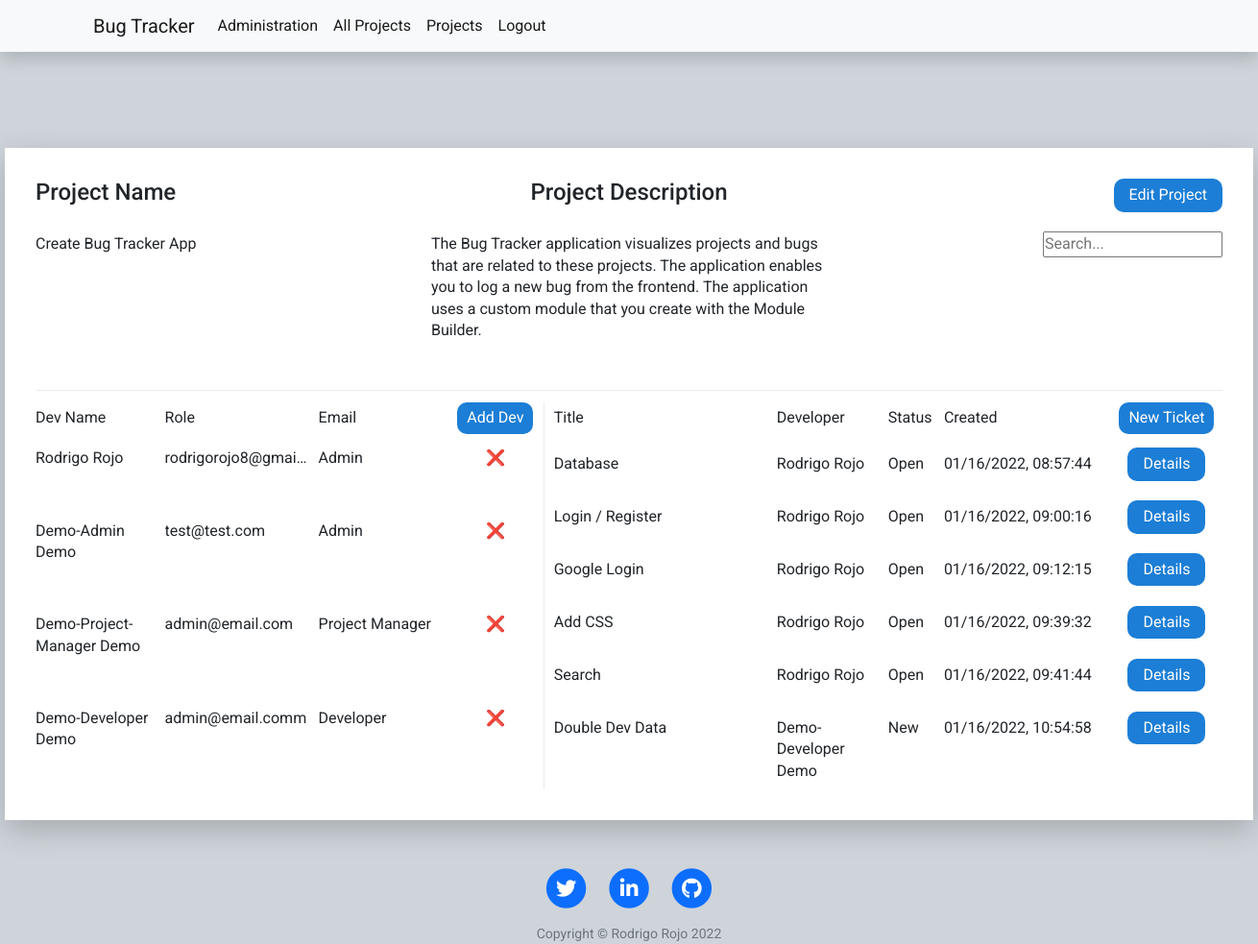
Screenshot of /project/1 (signed in) with the database file from the repository.
### tables this page shows
CREATE TABLE project(id integer PRIMARY KEY,name VARCHAR(100),description VARCHAR(250),author VARCHAR(100));

CREATE TABLE "ticket" (
	"id"	integer,
	"title"	VARCHAR(100),
	"description"	VARCHAR(250),
	"developer"	VARCHAR(100),
	"created"	VARCHAR(100),
	"author"	VARCHAR(100),
	"ticket_priority"	VARCHAR(50),
	"ticket_status"	VARCHAR(50),
	"ticket_type"	VARCHAR(50),
	"updated"	VARCHAR(100),
	"project_id"	 NOT NULL,
	"user_id"	 NOT NULL,
	PRIMARY KEY("id"),
	CONSTRAINT "FK_project" FOREIGN KEY("project_id") REFERENCES "project"("id"),
	FOREIGN KEY("user_id") REFERENCES "user"("id")
);

### main.py (models this page shows)
class User(UserMixin, db.Model):
    id = db.Column(db.Integer, primary_key=True)
    email = db.Column(db.String(250), unique=True)
    password = db.Column(db.String(250))
    first_name = db.Column(db.String(50))
    last_name = db.Column(db.String(50))
    role = db.Column(db.String(50))

### main.py (the view)
@app.route("/project/<id>")
@login_required
def project(id):
    database.delete_duplicate_devs_from_projects()
    devs = database.get_project_devs(id)
    project = database.get_project_by_id(id)
    tickets = database.get_tickets_by_project_id(id)
    all_users = database.get_all_users()
    return render_template("project.html",
                           project=project,
                           all_users=all_users,
                           devs=devs,
                           tickets=tickets,
                           year=year)

### database.py (called while the page is built, shortened)
def get_all_users():
    conn = sqlite3.connect(database="bug_tracker.db")
    cur = conn.cursor()
    sql = ''' SELECT id, first_name, last_name, email, role
               FROM user; '''
    cur.execute(sql)
    data = cur.fetchall()
    conn.close()
    return data

def get_project_by_id(id):
    conn = sqlite3.connect(database="bug_tracker.db")
    cur = conn.cursor()
    sql = f''' SELECT * from project
               WHERE id = {id}; '''
    cur.execute(sql)
    data = cur.fetchone()
    conn.close()
    return data

def get_tickets_by_project_id(id):
    conn = sqlite3.connect(database="bug_tracker.db")
    cur = conn.cursor()
    sql = f''' SELECT * FROM ticket
               WHERE project_id = '{id}'; '''
    cur.execute(sql)
    data = cur.fetchall()
    conn.close()
    return data

def get_project_devs(project_id):
    conn = sqlite3.connect(database="bug_tracker.db")
    cur = conn.cursor()
    sql = f''' SELECT DISTINCT user.id, user.first_name, user.last_name, user.role, user.email
               FROM project_dev
               LEFT JOIN user
               ON user.id = project_dev.user_id
               WHERE project_id = {project_id}; '''
    cur.execute(sql)
    data = cur.fetchall()
    conn.close()
    return data

def delete_duplicate_devs_from_projects():
    conn = sqlite3.connect(database="bug_tracker.db")
    cur = conn.cursor()
    sql = f''' SELECT id, user_id, project_id, count(*)
               FROM project_dev
               GROUP by user_id, project_id
               HAVING COUNT(*)>1; '''
    cur.execute(sql)
    data = cur.fetchall()
    conn.close()

### main.py (called while the page is built)
@login_manager.user_loader
def load_user(user_id):
    return User.query.get(user_id)

### templates/project.html (shortened to what this page needs)
{% include "header.html" %}
<div class="main-container grid">
    <div class="project-container grid">
        <div class="project-description grid">
            <h4>Project Name</h4>
            <h4 class="second-item">Project Description</h4>
            {% if current_user.role == "Project Manager" or current_user.role == "Admin" %}
            <button data-toggle="modal" data-target="#edit-project"
                class="add-project-btn editProjectBtn last-item">Edit Project</button>
            {% endif %}
        </div>
        <div class="data grid">
            <p><label class="small-screen-label">Project Name:</label>{{project[1]}}</p>
            <p class="second-item"><label class="small-screen-label">Project Description:</label>{{project[2]}}</p>
            <input class="last-item" type="text" id="mySearch" onkeyup="myTickets()" placeholder="Search..."
                title="Type in a category">
        </div>
    </div>
    <div id="devDiv" class="dev-container grid scroll">
        <div class="dev-description grid">
            <p>Dev Name</p>
            <p>Role</p>
            <p>Email</p>
            {% if current_user.role == "Project Manager" or current_user.role == "Admin" %}
            <button class="add-dev-btn" data-toggle="modal" data-target="#dev_id">Add Dev</button>
            {% endif %}
        </div>
        {% for dev in devs %}
        <span class="dev-data grid">
            <p><label class="small-screen-label">Developer Name:</label>{{dev[1]}} {{dev[2]}}</p>
            <p class="overflow"><label class="small-screen-label">Email:</label>{{dev[4]}}</p>
            <p><label class="small-screen-label">Project Role:</label>{{dev[3]}}</p>
            {% if current_user.role == "Admin" %}
            <a class="del-dev topcorner"
                href="{{url_for('delete_dev_project', id=dev[0], project_id=project[0])}}">❌</a>
            {% endif %}
        </span>
        {% endfor %}
    </div>
    <div id="myTickets" class="ticket-container grid scroll">
        <div class="ticket-description grid">
            <p>Title</p>
            <p>Developer</p>
            <p>Status</p>
            <p>Created</p>
            {% if current_user.role == "Project Manager" or current_user.role == "Admin" %}
            <button class="add-ticket-btn" data-toggle="modal" data-target="#add-ticket">New Ticket</button>
            {% endif %}
        </div>
        {% for ticket in tickets %}
        <span class="ticket-data grid">
            <p class="overflow"><label class="small-screen-label">Ticket Title:</label>{{ticket[1]}}</p>
            <p><label class="small-screen-label">Ticket Author:</label>{{ticket[3]}}</p>
            <p><label class="small-screen-label">Ticket Status:</label>{{ticket[7]}}</p>
            <p><label class="small-screen-label">Ticket Created:</label>{{ticket[4]}}</p>
            <a class="ticket-link" href="{{url_for('ticket', id=ticket[0])}}">Details</a>
        </span>
        {% endfor %}
    </div>
</div>
{% include "footer.html" %}

### static/css/style.css (style rules this page uses)
* { margin: 0; padding: 0; box-sizing: border-box; }
a { text-decoration: None; }
body { font-family: 'Roboto', sans-serif; line-height: 1.4; background-color: #ced4da; }
.overflow { white-space: nowrap; overflow: hidden; text-overflow: ellipsis; }
.scroll { overflow-y: auto; }
.grid { display: grid; row-gap: 12px; }
.add-project-btn { padding: 6px 16px; color: white; background-color: #1c7ed6; border: none; border-radius: 10px; cursor: pointer; font-size: 16px; }
.project-details-a:link, .project-details-a:visited, .ticket-link:link, .ticket-link:visited { display: block; color: white; background-color: #1c7ed6; text-decoration: none; border: none; padding: 6px 16px; border-radius: 10px; }
.second-item { justify-self: center; }
.last-item { justify-self: end; }
.main-container { position: relative; background-color: white; width: 1400px; height: 700px; margin: auto; padding: 64px; grid-template-columns: 1.5fr 2fr; box-shadow: 0 10px 30px rgba(0, 0, 0, 0.20); }
.project-container { grid-column: 1 / -1; grid-template-rows: 35px; grid-auto-rows: minmax(35px, auto); row-gap: 20px; border-bottom: 1px solid #e9ecef; }
.data { grid-template-columns: 1fr 1fr 1fr; align-items: baseline; }
.project-description, .project-data { grid-template-columns: 1fr 1fr 1fr; align-items: baseline; }
.editProjectBtn { justify-self: end; }
.dev-container { grid-template-rows: 35px; grid-auto-rows: auto; border-right: 1px solid #e9ecef; }
.dev-description, .dev-data { grid-template-columns: 1fr 150px 1fr .8fr; column-gap: 10px; align-items: baseline; }
.add-dev-btn, .del-dev, .add-ticket-btn, .ticket-link { justify-self: center; }
.add-dev-btn, .add-ticket-btn, .add-dev form input, .btn-ticket, .comment-btn, .edit-project-submit, .edit-ticket-submit, .edit-user-input, .edit-ticket-btn { padding: 5px 10px; background-color: #1c7ed6; color: white; border: none; border-radius: 10px; cursor: pointer; font-size: 16px; }
.ticket-container { grid-template-rows: 35px; grid-auto-rows: auto; padding-left: 10px; }
.ticket-description, .ticket-data { grid-template-columns: 2fr 1fr .5fr 1.5fr 1fr; align-items: baseline; }
p { margin-bottom: 0; }
@media (max-width:1660px) { .main-container { width: 1300px; padding: 32px; } }

### rows the page displays
project: name "Create Bug Tracker App", description "The Bug Tracker application visualizes projects and bugs that are related to these projects. The application enables you to log a new bug from the frontend. The application uses a custom module that you create with the Module Builder."
User: first_name "Rodrigo", last_name "Rojo", email "rodrigorojo8@gmai…", role "Admin"
User: first_name "Demo-Admin", last_name "Demo", email "test@test.com", role "Admin"
User: first_name "Demo-Project-Manager", last_name "Demo", email "admin@email.com", role "Project Manager"
User: first_name "Demo-Developer", last_name "Demo", email "admin@email.comm", role "Developer"
ticket: title "Database", developer "Rodrigo Rojo", ticket_status "Open", created "01/16/2022, 08:57:44"
ticket: title "Login / Register", developer "Rodrigo Rojo", ticket_status "Open", created "01/16/2022, 09:00:16"
ticket: title "Google Login", developer "Rodrigo Rojo", ticket_status "Open", created "01/16/2022, 09:12:15"
ticket: title "Add CSS", developer "Rodrigo Rojo", ticket_status "Open", created "01/16/2022, 09:39:32"
ticket: title "Search", developer "Rodrigo Rojo", ticket_status "Open", created "01/16/2022, 09:41:44"
ticket: title "Double Dev Data", developer "Demo-Developer Demo", ticket_status "New", created "01/16/2022, 10:54:58"

### other values shown
{{ year }} "2022"
